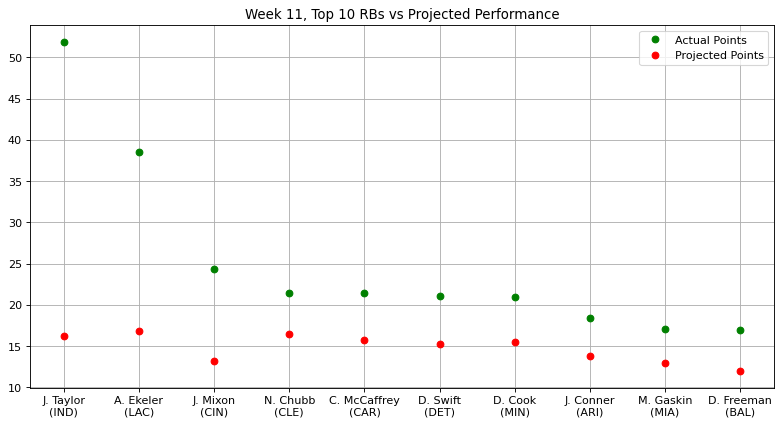

Recreate this plot in Python.
# Stats provided by NFL Fantasy
# Week 11, Top 10 RBs vs Projected Performance

import matplotlib.pyplot as plt
import numpy as np
from matplotlib.pyplot import figure
figure(figsize=(12, 6), dpi=80)

actualPoints = np.array([51.90,38.50,24.30,21.40,21.40,21.10,21.00,18.40,17.10,17.00])
projPoints = np.array([16.27,16.89,13.16,16.53,15.71,15.24,15.48,13.76,12.93,11.97])
players = np.array(["J. Taylor\n(IND)","A. Ekeler\n(LAC)","J. Mixon\n(CIN)","N. Chubb\n(CLE)",
                    "C. McCaffrey\n(CAR)","D. Swift\n(DET)","D. Cook\n(MIN)","J. Conner\n(ARI)",
                    "M. Gaskin\n(MIA)","D. Freeman\n(BAL)"])

plt.plot(players, actualPoints, 'o', c = 'g', label = 'Actual Points', ms = 6)
plt.plot(projPoints, 'o', c = 'r', label = 'Projected Points', ms = 6)
plt.title("Week 11, Top 10 RBs vs Projected Performance")
plt.legend()
plt.grid()
plt.show()
